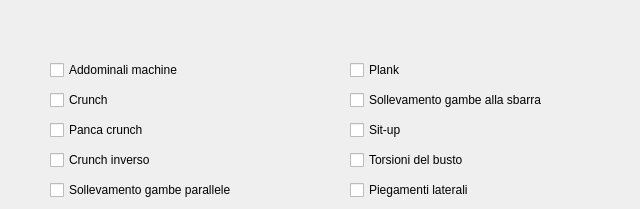
      <widget class="QWidget" name="tab_10">
       <attribute name="title">
        <string>Addominali</string>
       </attribute>
       <widget class="QCheckBox" name="checkBox_105">
        <property name="geometry">
         <rect>
          <x>350</x>
          <y>60</y>
          <width>281</width>
          <height>20</height>
         </rect>
        </property>
        <property name="text">
         <string>Plank</string>
        </property>
       </widget>
       <widget class="QCheckBox" name="checkBox_108">
        <property name="geometry">
         <rect>
          <x>50</x>
          <y>180</y>
          <width>201</width>
          <height>20</height>
         </rect>
        </property>
        <property name="text">
         <string>Sollevamento gambe parallele</string>
        </property>
       </widget>
       <widget class="QCheckBox" name="checkBox_97">
        <property name="geometry">
         <rect>
          <x>350</x>
          <y>180</y>
          <width>201</width>
          <height>20</height>
         </rect>
        </property>
        <property name="text">
         <string>Piegamenti laterali</string>
        </property>
       </widget>
       <widget class="QCheckBox" name="checkBox_103">
        <property name="geometry">
         <rect>
          <x>350</x>
          <y>150</y>
          <width>181</width>
          <height>20</height>
         </rect>
        </property>
        <property name="text">
         <string>Torsioni del busto</string>
        </property>
       </widget>
       <widget class="QCheckBox" name="checkBox_110">
        <property name="geometry">
         <rect>
          <x>50</x>
          <y>120</y>
          <width>271</width>
          <height>20</height>
         </rect>
        </property>
        <property name="text">
         <string>Panca crunch</string>
        </property>
       </widget>
       <widget class="QCheckBox" name="checkBox_107">
        <property name="geometry">
         <rect>
          <x>50</x>
          <y>90</y>
          <width>281</width>
          <height>20</height>
         </rect>
        </property>
        <property name="text">
         <string>Crunch</string>
        </property>
       </widget>
       <widget class="QCheckBox" name="checkBox_100">
        <property name="geometry">
         <rect>
          <x>50</x>
          <y>60</y>
          <width>281</width>
          <height>20</height>
         </rect>
        </property>
        <property name="text">
         <string>Addominali machine</string>
        </property>
       </widget>
       <widget class="QCheckBox" name="checkBox_101">
        <property name="geometry">
         <rect>
          <x>350</x>
          <y>90</y>
          <width>281</width>
          <height>20</height>
         </rect>
        </property>
        <property name="text">
         <string>Sollevamento gambe alla sbarra</string>
        </property>
       </widget>
       <widget class="QCheckBox" name="checkBox_102">
        <property name="geometry">
         <rect>
          <x>50</x>
          <y>150</y>
          <width>281</width>
          <height>20</height>
         </rect>
        </property>
        <property name="text">
         <string>Crunch inverso</string>
        </property>
       </widget>
       <widget class="QCheckBox" name="checkBox_98">
        <property name="geometry">
         <rect>
          <x>350</x>
          <y>120</y>
          <width>121</width>
          <height>20</height>
         </rect>
        </property>
        <property name="text">
         <string>Sit-up</string>
        </property>
       </widget>
      </widget>
